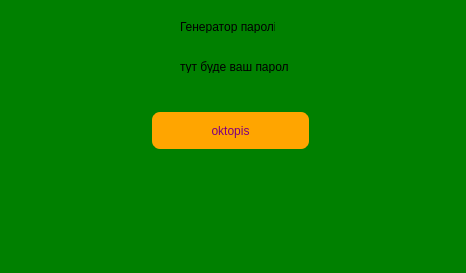
<?xml version="1.0" encoding="UTF-8"?>
<ui version="4.0">
 <class>MainWindow</class>
 <widget class="QMainWindow" name="MainWindow">
  <property name="geometry">
   <rect>
    <x>0</x>
    <y>0</y>
    <width>466</width>
    <height>273</height>
   </rect>
  </property>
  <property name="windowTitle">
   <string>MainWindow</string>
  </property>
  <property name="styleSheet">
   <string notr="true">background:green;
border: 5px solit orange;
</string>
  </property>
  <widget class="QWidget" name="centralwidget">
   <widget class="QPushButton" name="generate_ez">
    <property name="geometry">
     <rect>
      <x>150</x>
      <y>110</y>
      <width>161</width>
      <height>41</height>
     </rect>
    </property>
    <property name="styleSheet">
     <string notr="true">color:purple;
background:orange;
border: 2px solid green;
border-radius: 10px;</string>
    </property>
    <property name="text">
     <string>oktopis</string>
    </property>
   </widget>
   <widget class="QLabel" name="label">
    <property name="geometry">
     <rect>
      <x>180</x>
      <y>20</y>
      <width>95</width>
      <height>13</height>
     </rect>
    </property>
    <property name="styleSheet">
     <string notr="true"/>
    </property>
    <property name="text">
     <string>Генератор паролів</string>
    </property>
   </widget>
   <widget class="QLabel" name="password_label_2">
    <property name="geometry">
     <rect>
      <x>180</x>
      <y>60</y>
      <width>108</width>
      <height>13</height>
     </rect>
    </property>
    <property name="text">
     <string>тут буде ваш пароль</string>
    </property>
   </widget>
  </widget>
  <widget class="QMenuBar" name="menubar">
   <property name="geometry">
    <rect>
     <x>0</x>
     <y>0</y>
     <width>466</width>
     <height>21</height>
    </rect>
   </property>
  </widget>
  <widget class="QStatusBar" name="statusbar"/>
 </widget>
 <resources/>
 <connections/>
</ui>
